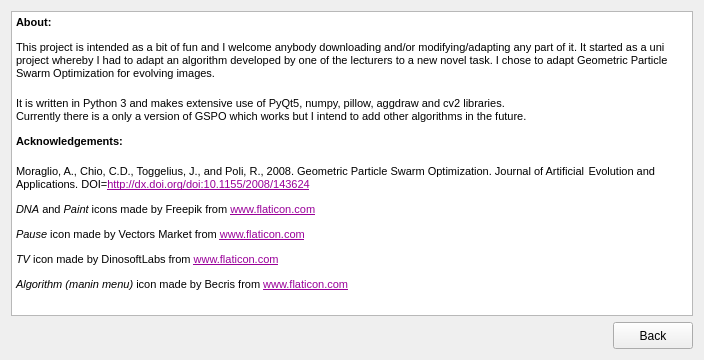
<?xml version="1.0" encoding="UTF-8"?>
<ui version="4.0">
 <class>AboutWindow</class>
 <widget class="QWidget" name="AboutWindow">
  <property name="geometry">
   <rect>
    <x>0</x>
    <y>0</y>
    <width>704</width>
    <height>360</height>
   </rect>
  </property>
  <property name="sizePolicy">
   <sizepolicy hsizetype="Fixed" vsizetype="Fixed">
    <horstretch>0</horstretch>
    <verstretch>0</verstretch>
   </sizepolicy>
  </property>
  <property name="minimumSize">
   <size>
    <width>704</width>
    <height>360</height>
   </size>
  </property>
  <property name="maximumSize">
   <size>
    <width>704</width>
    <height>360</height>
   </size>
  </property>
  <property name="windowTitle">
   <string>𝕀mage𝔼vo</string>
  </property>
  <layout class="QHBoxLayout" name="horizontalLayout">
   <item>
    <layout class="QVBoxLayout" name="verticalLayout">
     <item>
      <widget class="QTextEdit" name="textEdit">
       <property name="readOnly">
        <bool>true</bool>
       </property>
       <property name="html">
        <string>&lt;!DOCTYPE HTML PUBLIC &quot;-//W3C//DTD HTML 4.0//EN&quot; &quot;http://www.w3.org/TR/REC-html40/strict.dtd&quot;&gt;
&lt;html&gt;&lt;head&gt;&lt;meta name=&quot;qrichtext&quot; content=&quot;1&quot; /&gt;&lt;style type=&quot;text/css&quot;&gt;
p, li { white-space: pre-wrap; }
&lt;/style&gt;&lt;/head&gt;&lt;body style=&quot; font-family:'MS Shell Dlg 2'; font-size:8.25pt; font-weight:400; font-style:normal;&quot;&gt;
&lt;p style=&quot; margin-top:12px; margin-bottom:12px; margin-left:0px; margin-right:0px; -qt-block-indent:0; text-indent:0px;&quot;&gt;&lt;span style=&quot; font-size:8pt; font-weight:600;&quot;&gt;About: &lt;/span&gt;&lt;/p&gt;
&lt;p style=&quot; margin-top:12px; margin-bottom:12px; margin-left:0px; margin-right:0px; -qt-block-indent:0; text-indent:0px;&quot;&gt;&lt;span style=&quot; font-size:8pt;&quot;&gt;This project is intended as a bit of fun and I welcome anybody downloading and/or modifying/adapting any part of it. It started as a uni project whereby I had to adapt an algorithm developed by one of the lecturers to a new novel task. I chose to adapt Geometric Particle Swarm Optimization for evolving images. &lt;/span&gt;&lt;/p&gt;
&lt;p style=&quot; margin-top:12px; margin-bottom:12px; margin-left:0px; margin-right:0px; -qt-block-indent:0; text-indent:0px;&quot;&gt;&lt;span style=&quot; font-size:8pt;&quot;&gt;It is written in Python 3 and makes extensive use of PyQt5, numpy, pillow, aggdraw and cv2 libraries.&lt;/span&gt;&lt;span style=&quot; font-size:12pt;&quot;&gt;&lt;br /&gt;&lt;/span&gt;&lt;span style=&quot; font-size:8pt;&quot;&gt;Currently there is a only a version of GSPO which works but I intend to add other algorithms in the future. &lt;/span&gt;&lt;/p&gt;
&lt;p style=&quot; margin-top:12px; margin-bottom:12px; margin-left:0px; margin-right:0px; -qt-block-indent:0; text-indent:0px;&quot;&gt;&lt;span style=&quot; font-size:8pt; font-weight:600;&quot;&gt;Acknowledgements:&lt;/span&gt;&lt;span style=&quot; font-size:8pt;&quot;&gt; &lt;/span&gt;&lt;/p&gt;
&lt;p style=&quot; margin-top:12px; margin-bottom:12px; margin-left:0px; margin-right:0px; -qt-block-indent:0; text-indent:0px;&quot;&gt;&lt;span style=&quot; font-size:8pt;&quot;&gt;Moraglio, A., Chio, C.D., Toggelius, J., and Poli, R., 2008. Geometric Particle Swarm Optimization. Journal of Artiﬁcial&lt;/span&gt;&lt;span style=&quot; font-size:12pt;&quot;&gt; &lt;/span&gt;&lt;span style=&quot; font-size:8pt;&quot;&gt;Evolution and Applications. DOI=&lt;/span&gt;&lt;a href=&quot;http://dx.doi.org/doi:10.1155/2008/143624&quot;&gt;&lt;span style=&quot; font-size:8pt; text-decoration: underline; color:#990099;&quot;&gt;http://dx.doi.org/doi:10.1155/2008/143624&lt;/span&gt;&lt;/a&gt;&lt;span style=&quot; font-size:8pt;&quot;&gt; &lt;/span&gt;&lt;/p&gt;
&lt;p style=&quot; margin-top:12px; margin-bottom:12px; margin-left:0px; margin-right:0px; -qt-block-indent:0; text-indent:0px;&quot;&gt;&lt;span style=&quot; font-size:8pt; font-style:italic;&quot;&gt;DNA&lt;/span&gt;&lt;span style=&quot; font-size:8pt;&quot;&gt; and &lt;/span&gt;&lt;span style=&quot; font-size:8pt; font-style:italic;&quot;&gt;Paint&lt;/span&gt;&lt;span style=&quot; font-size:8pt;&quot;&gt; icons made by Freepik from &lt;/span&gt;&lt;a href=&quot;www.flaticon.com&quot;&gt;&lt;span style=&quot; font-size:8pt; text-decoration: underline; color:#990099;&quot;&gt;www.flaticon.com&lt;/span&gt;&lt;/a&gt;&lt;span style=&quot; font-size:8pt;&quot;&gt; &lt;/span&gt;&lt;/p&gt;
&lt;p style=&quot; margin-top:12px; margin-bottom:12px; margin-left:0px; margin-right:0px; -qt-block-indent:0; text-indent:0px;&quot;&gt;&lt;span style=&quot; font-size:8pt; font-style:italic;&quot;&gt;Pause&lt;/span&gt;&lt;span style=&quot; font-size:8pt;&quot;&gt; icon made by Vectors Market from &lt;/span&gt;&lt;a href=&quot;www.flaticon.com&quot;&gt;&lt;span style=&quot; font-size:8pt; text-decoration: underline; color:#990099;&quot;&gt;www.flaticon.com&lt;/span&gt;&lt;/a&gt;&lt;span style=&quot; font-size:8pt;&quot;&gt; &lt;/span&gt;&lt;/p&gt;
&lt;p style=&quot; margin-top:12px; margin-bottom:12px; margin-left:0px; margin-right:0px; -qt-block-indent:0; text-indent:0px;&quot;&gt;&lt;span style=&quot; font-size:8pt; font-style:italic;&quot;&gt;TV&lt;/span&gt;&lt;span style=&quot; font-size:8pt;&quot;&gt; icon made by DinosoftLabs from &lt;/span&gt;&lt;a href=&quot;www.flaticon.com&quot;&gt;&lt;span style=&quot; font-size:8pt; text-decoration: underline; color:#990099;&quot;&gt;www.flaticon.com&lt;/span&gt;&lt;/a&gt;&lt;span style=&quot; font-size:8pt;&quot;&gt; &lt;/span&gt;&lt;/p&gt;
&lt;p style=&quot; margin-top:12px; margin-bottom:12px; margin-left:0px; margin-right:0px; -qt-block-indent:0; text-indent:0px;&quot;&gt;&lt;span style=&quot; font-size:8pt; font-style:italic;&quot;&gt;Algorithm&lt;/span&gt;&lt;span style=&quot; font-size:8pt;&quot;&gt; &lt;/span&gt;&lt;span style=&quot; font-size:8pt; font-style:italic;&quot;&gt;(manin menu) &lt;/span&gt;&lt;span style=&quot; font-size:8pt;&quot;&gt;icon made by Becris from &lt;/span&gt;&lt;a href=&quot;www.flaticon.com&quot;&gt;&lt;span style=&quot; font-size:8pt; text-decoration: underline; color:#990099;&quot;&gt;www.flaticon.com&lt;/span&gt;&lt;/a&gt;&lt;span style=&quot; font-size:8pt;&quot;&gt; &lt;/span&gt;&lt;/p&gt;&lt;/body&gt;&lt;/html&gt;</string>
       </property>
      </widget>
     </item>
     <item>
      <layout class="QHBoxLayout" name="horizontalLayout_4">
       <item>
        <spacer name="horizontalSpacer_2">
         <property name="orientation">
          <enum>Qt::Horizontal</enum>
         </property>
         <property name="sizeHint" stdset="0">
          <size>
           <width>40</width>
           <height>20</height>
          </size>
         </property>
        </spacer>
       </item>
       <item>
        <widget class="QPushButton" name="back_button">
         <property name="sizePolicy">
          <sizepolicy hsizetype="Fixed" vsizetype="Fixed">
           <horstretch>0</horstretch>
           <verstretch>0</verstretch>
          </sizepolicy>
         </property>
         <property name="minimumSize">
          <size>
           <width>80</width>
           <height>27</height>
          </size>
         </property>
         <property name="maximumSize">
          <size>
           <width>80</width>
           <height>27</height>
          </size>
         </property>
         <property name="sizeIncrement">
          <size>
           <width>0</width>
           <height>0</height>
          </size>
         </property>
         <property name="text">
          <string>Back</string>
         </property>
        </widget>
       </item>
      </layout>
     </item>
    </layout>
   </item>
  </layout>
 </widget>
 <resources/>
 <connections/>
</ui>
